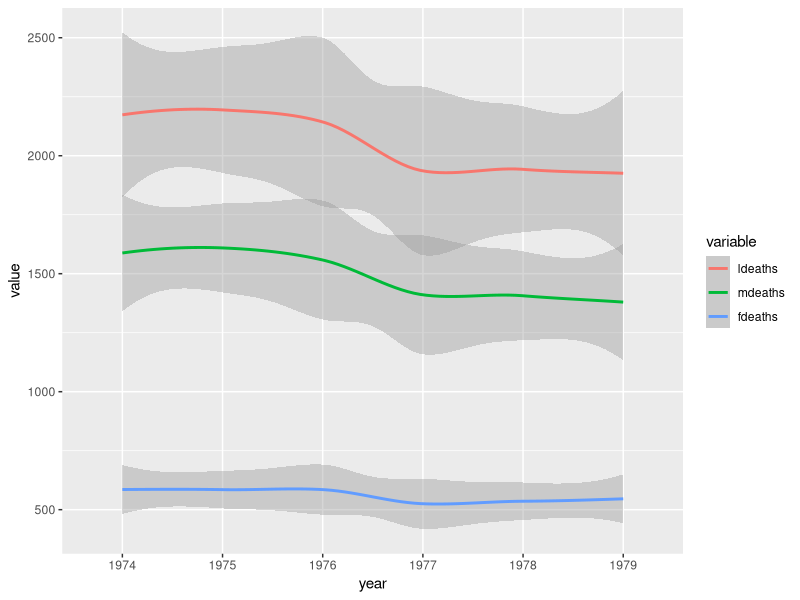

The R script that drew this image:
## ---- chunk 1
x <- read.table(textConnection(
"Code Country        1950    1951    1952    1953    1954
AFG  Afghanistan    20,249  21,352  22,532  23,557  24,555
ALB  Albania        8,097   8,986   10,058  11,123  12,246"), header=TRUE)
head(x)
## ---- chunk 2
library(reshape2)
head(melt(x,id.vars = c("Code","Country")))
## ---- chunk 3
library(datasets)
library(reshape2)
data(UKLungDeaths)
library(data.table)
yr <- floor(tt <- time(mdeaths))
date=paste(month.abb[12*(tt - yr)],yr)
library(stringr)
month <- sapply(strsplit(as.character(date), " "), "[", 1)
month = factor(month,levels=c(month.abb))
year <- sapply(strsplit(as.character(date), " "), "[", 2)
UKLung <- data.table(data.frame(ldeaths,mdeaths,fdeaths,month,year))
head(UKLung)
## ---- chunk 4
meltedlungs <- melt(UKLung,id.vars = c("month","year"))
meltedlungs
## ---- chunk 5
library(dplyr)
meltedlungs %>% group_by(year) %>% summarise(average=mean(value),sd=sd(value),N=n())
## ---- chunk 6
library(dplyr)
meltedlungs %>% group_by(year,variable) %>% summarise(average=mean(value),sd=sd(value),N=n())
## ---- chunk 7
library(ggplot2)
ggplot(meltedlungs,aes(x=year,y=value,group=variable,colour=variable))+geom_smooth() 
## ---- chunk 8
melt(UKLung,id.vars=c("month","year"))
## ---- chunk 9
meltedlungs <- melt(UKLung,id.vars=c("month","year"),
                    variable.name = "Gender",value.name = "Deaths")
meltedlungs$Gende
## ---- chunk 10
head(dcast(meltedlungs,year+month~Gender,value.var = "Deaths",fun.aggregate=mean,na.rm=T))
